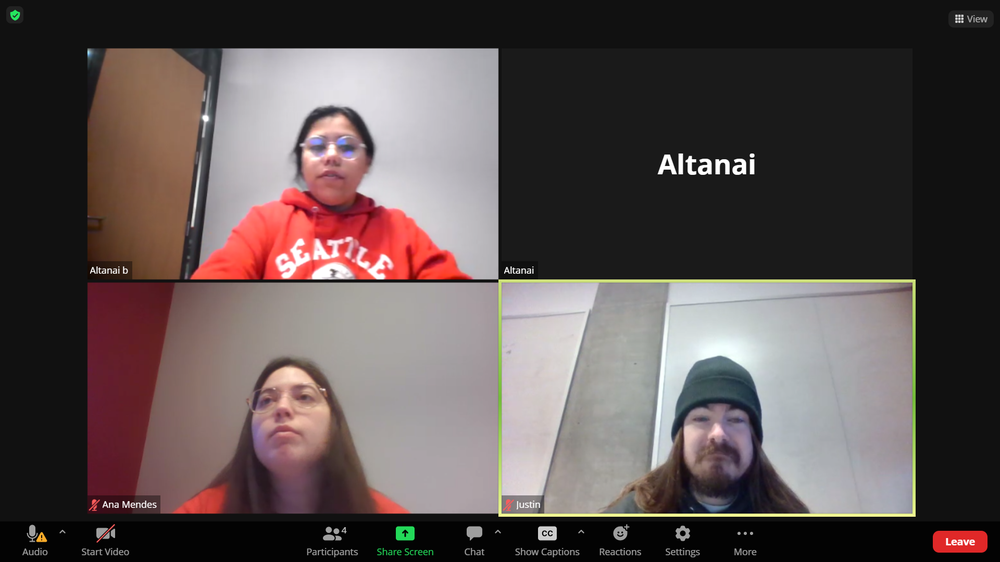
#> input picture GT.png, 1000 x 562 px, shrunk from 1920 x 1080 before the run
$ python NoiseTest.py
#> lines starting #> are read from the running program, lines starting #| are printed output that depends on the picture
import cv2
from matplotlib import pyplot as plt
import numpy as np
from skimage import io           # Only needed for web grabbing images, use cv2.imread for local images


def is_valid(image):

    # Convert image to HSV color space
    image = cv2.cvtColor(image, cv2.COLOR_BGR2HSV)

    # Calculate histogram of saturation channel
    s = cv2.calcHist([image], [1], None, [256], [0, 256])

    # Calculate percentage of pixels with saturation >= p
    p = 0.05
    s_perc = np.sum(s[int(p * 255):-1]) / np.prod(image.shape[0:2])

    plt.plot(s)
    plt.plot([p * 255, p * 255], [0, np.max(s)], 'r')
    plt.text(p * 255 + 5, 0.9 * np.max(s), str(s_perc))
    plt.show()

    # Percentage threshold; above: valid image, below: noise
    s_thr = 0.2  # 20% of pixels with saturation >= p
    return s_perc > s_thr


# Read example images; convert to grayscale
# noise1 = cv2.cvtColor(io.imread('https://i.stack.imgur.com/Xz9l0.png'), cv2.COLOR_RGB2BGR)

noise2 = cv2.cvtColor(cv2.imread("GT.png"), cv2.COLOR_RGB2BGR)
noise2 = cv2.cvtColor(cv2.imread("Noisy.jpeg"), cv2.COLOR_RGB2BGR)
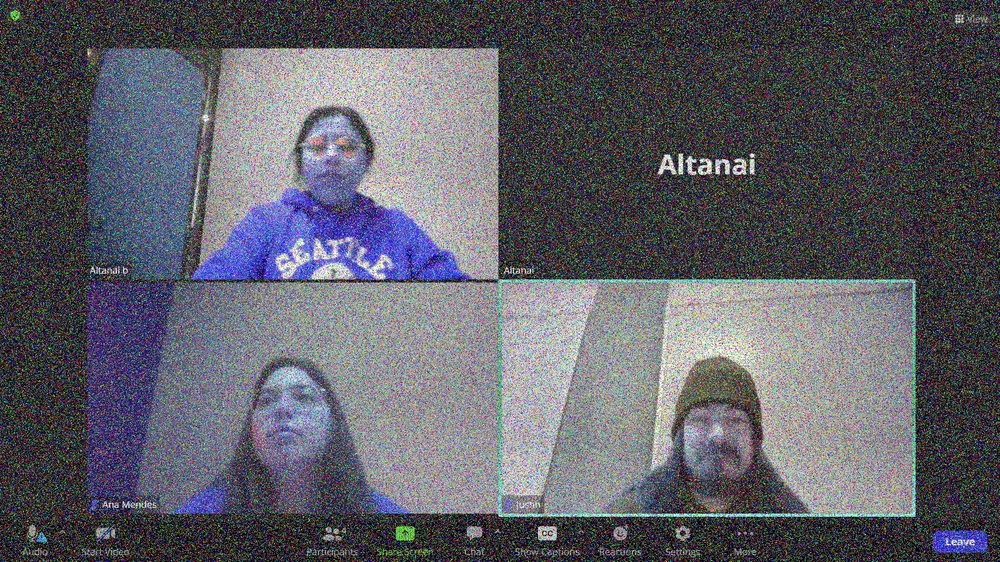
#> input picture Noisy.jpeg, 1000 x 562 px, shrunk from 1920 x 1080 before the run
# noise3 = cv2.cvtColor(io.imread('C:\Users\abisht\Downloads\RealtimeDenoising\WebRTCCapturesDataset\GT\3.png'), cv2.COLOR_RGB2BGR)

print(is_valid(noise2))
#> in is_valid, `image = cv2.cvtColor(image, cv2.COLOR_BGR2HSV)`: image: shape (562, 1000, 3); mean H, S, V 88.6, 68.4, 110.7
#> in is_valid, `s = cv2.calcHist([image], [1], None, [256], [0, 256])`: s = 256 values, max 7284 at index 26, min 0 at index 254, mean 2195.3
#> in is_valid, `s_perc = np.sum(s[int(p * 255):-1]) / np.prod(image.shape[0:2])`: s_perc = 0.942
#> in is_valid, `plt.show()`:
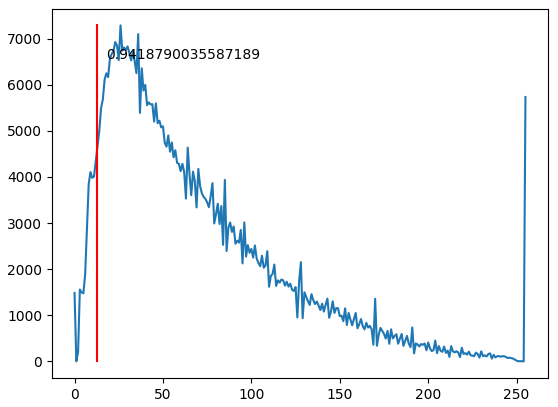
#> figure drawn by matplotlib, 1 panel; curve peaks at x = 26, y = 7284
#| True
#> (the run stopped early here; a loop or call above may not have finished)
